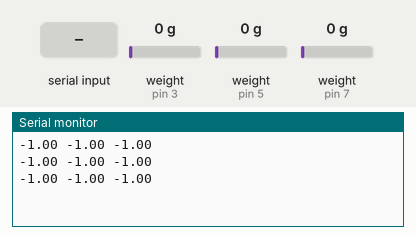
The sketch below on a simulated Arduino Uno, built with avr-gcc and run on an emulated ATmega328P. Shown: the last lines printed to the serial monitor. The inputs (shaded band) are chosen by the test bench; at power-on: weight on the scale (sensors on pin 3, pin 5, pin 7) 0 g.

Above: at 1.2 s.
1.3 s: "LC1,1\n" received over Serial
At 1.66 s:
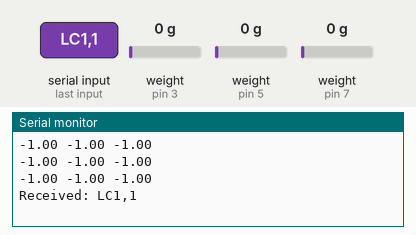
3.0 s: "LC_1\n" received over Serial
At 3.22 s:
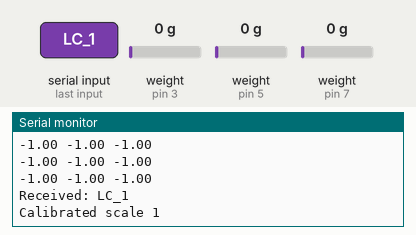
4.7 s: "LC1\n" received over Serial
At 5.2 s:
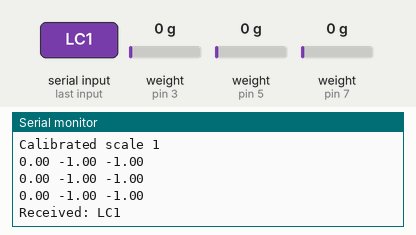
7.5 s: "90,45,200\n" received over Serial
At 8.08 s:
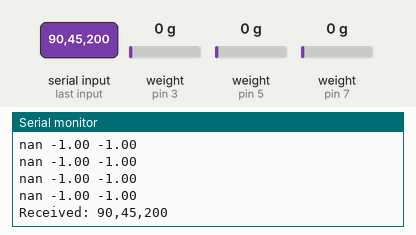
9.4 s: "90,45\n" received over Serial
At 9.68 s:
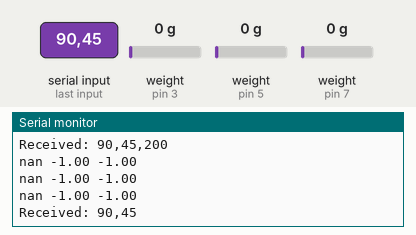
11.0 s: "5\n" received over Serial
At 11.29 s:
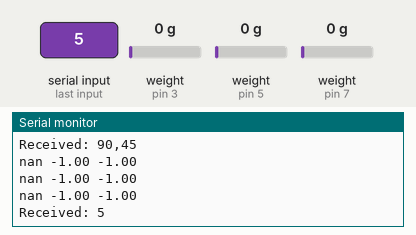

The sketch:

hx711-test.ino
```cpp
#include "HX711.h"

#define DOUT  3
#define CLK  2
#define DOUT2 5
#define CLK2 4
#define DOUT3 7
#define CLK3 6

HX711 scale;
HX711 scale2;
HX711 scale3;

float weight;
float weight2;
float weight3;

float calFactor1;
float calFactor2;
float calFactor3;

String stringArray[1];
float InputFactor1;
float InputFactor2;
float InputFactor3;

float difference1;
float difference2;
float difference3;

void splitString(String data, char delimiter, String stringArray[], int maxParts) {
  int start = 0;
  int end = 0;
  int index = 0;

  while (index < maxParts && end != -1) {
    end = data.indexOf(delimiter, start); // Find the position of the delimiter

    if (end == -1) {
      stringArray[index] = data.substring(start); // Last part of the string
    } else {
      stringArray[index] = data.substring(start, end); // Extract the substring
    }

    start = end + 1; // Move past the delimiter
    index++;
  }
}

void setup() {
  Serial.begin(9600);
  scale.begin(DOUT, CLK);
  scale2.begin(DOUT2, CLK2);
  scale3.begin(DOUT3, CLK3);
  calFactor1 = 1;
  calFactor2 = 1;
  calFactor3 = 1;
  InputFactor1 = 1;
  InputFactor2 = 1;
  InputFactor3 = 1;
}

void loop() {
  if(Serial.available() > 0)
  {
    String data = Serial.readStringUntil('\n');   // Read the incoming data
    data.trim();
    Serial.println("Received: " + data);
    if (data == "LC_1") {
      calFactor1 = scale.get_units();  // Set calibration for scale 1
      Serial.println("Calibrated scale 1");
    } else if (data == "LC_2") {
      calFactor2 = scale2.get_units(); // Set calibration for scale 2
      Serial.println("Calibrated scale 2");
    } else if (data == "LC_3") {
      calFactor3 = scale3.get_units(); // Set calibration for scale 3
      Serial.println("Calibrated scale 3");
    }else {
      splitString(data, '_', stringArray, 2);
      delay(100);
      //Serial.println(stringArray[1]);
      if(stringArray[0] == "LC1"){
        difference1 = scale.get_units() - calFactor1;
        InputFactor1 = stringArray[1].toFloat() / difference1;
        //Serial.println(stringArray[0] + " calibrating to: " + stringArray[1]);
        delay(1000);
      }
      else if(stringArray[0] == "LC2"){
        difference2 = scale2.get_units() - calFactor2;
        InputFactor2 = stringArray[1].toFloat() / difference2;
        //Serial.println(stringArray[0] + " calibrating to: " + stringArray[1]);
        delay(1000);
      }
      else if(stringArray[0] == "LC3"){
        difference3 = scale3.get_units() - calFactor3;
        InputFactor3 = stringArray[1].toFloat() / difference3;
        //Serial.println(stringArray[0] + " calibrating to: " + stringArray[1]);
        delay(1000);
      }
    }
  }
  // You can adjust the calibration factor to match your setup
  scale.set_scale();
  scale2.set_scale();
  scale3.set_scale();

  // Get the calibrated reading from the load cell
  weight = (scale.get_units() - calFactor1) * InputFactor1;
  Serial.print(weight, 2);
  Serial.print(" ");

  weight2 = (scale2.get_units() - calFactor2) * InputFactor2;
  Serial.print(weight2, 2);
  Serial.print(" ");

  weight3 = (scale3.get_units() - calFactor3) * InputFactor3;
  Serial.println(weight3, 2);

  delay(200);
}
```

Measured:
- after the input at 1.3 s, the serial monitor: prints a new line after 0.21 s (image 1)
- after the input at 3.0 s, the serial monitor: prints a new line after 0.11 s (image 2)
- after the input at 4.7 s, the serial monitor: prints a new line at once (image 3)
- after the input at 7.5 s, the serial monitor: prints a new line after 0.42 s (image 4)
- after the input at 9.4 s, the serial monitor: prints a new line after 0.13 s (image 5)
- after the input at 11.0 s, the serial monitor: prints a new line after 0.13 s (image 6)
